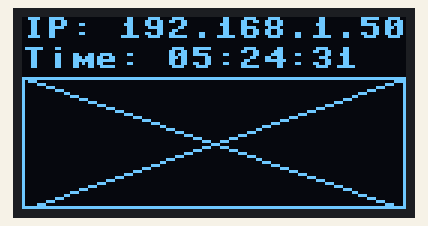
Simulated run of this program. Board: ESP32 board running MicroPython. Parts: 128×64 one-colour display. WiFi joins after 1.5 s; the clock reads 2024-03-15 10:24:30 at power-on unless the program sets it; library files of the repository ran but are not shown: ssd1306.py. At 1.7 s the program stops and its outputs stay as they are.

Above: at 1.8 s.

The program:

IpandTime.py
```python
from machine import Pin, I2C
import ssd1306
import time
import network
import ntptime

# Initialize and reset OLED
reset_pin = Pin(21, Pin.OUT)
reset_pin.value(0)
time.sleep(0.1)
reset_pin.value(1)

# Initialize I2C
i2c = I2C(0, scl=Pin(18), sda=Pin(17))

# Scan for I2C devices
devices = i2c.scan()

# Function to get IP address
def get_ip():
    wlan = network.WLAN(network.STA_IF)
    wlan.active(True)
    wlan.connect('your_ssid', 'your_password')
    while not wlan.isconnected():
        pass
    return wlan.ifconfig()[0]

# Function to get current time with timezone offset
def get_time(timezone_offset):
    ntptime.settime()
    current_time = time.localtime(time.time() + timezone_offset * 3600)
    return "{:02}:{:02}:{:02}".format(current_time[3], current_time[4], current_time[5])

if devices:
    try:
        oled = ssd1306.SSD1306_I2C(128, 64, i2c)
        oled.fill(0)

        # Get IP address and time
        ip = get_ip()
        timezone_offset = -5  # Adjust this to your local timezone offset from UTC
        current_time = get_time(timezone_offset)

        # Display IP address and time on OLED
        oled.text('IP: ' + ip, 0, 0)
        oled.text('Time: ' + current_time, 0, 10)

        # Draw some graphics
        oled.rect(0, 20, 128, 44, 1)
        oled.line(0, 20, 128, 64, 1)
        oled.line(0, 64, 128, 20, 1)

        oled.show()
    except Exception as e:
        print('Error initializing OLED:', e)
else:
    print('No I2C devices found.')
```
